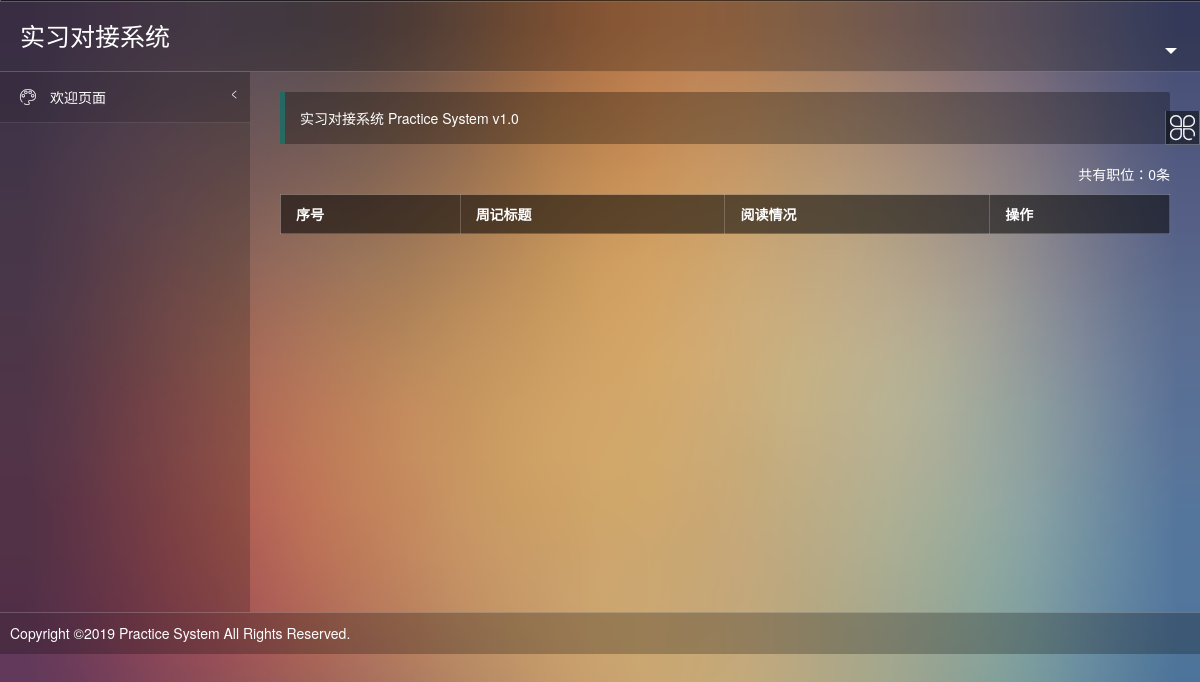
The app's page /practice/student/reporthistory/ (signed in), older data.
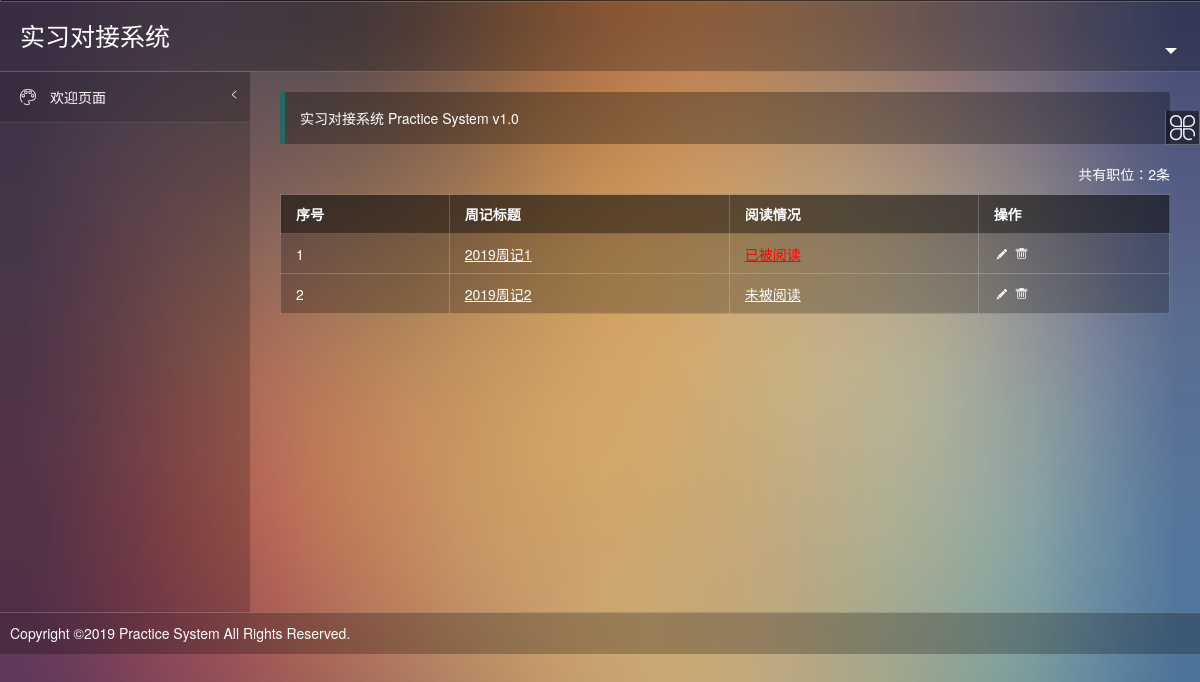
The same page, newer data.
### practice/models.py (models this page shows, shortened)
class WeekRecord(models.Model):
    weekRecord_id = models.IntegerField(primary_key=True)
    stu_id = models.ForeignKey(Student,  db_column='stu_id', on_delete=models.CASCADE)
    recordTitle = models.CharField(max_length=256)
    recordContent = models.CharField(max_length=4096)
    readed = models.BooleanField(default=False)

### practice/student/views.py (the view)
# urls.py: path('reporthistory/', views.reporthistory, name='reporthistory'),  # 已写周记菜单
def reporthistory(request):
    session = request.session
    role_id = int(session['role_id'])
    stu_id = int(session['user_id'])
    context = {}
    context['menu'] = daoapp.getMenu(role_id=role_id)
    context['username'] = daoapp.getUsername(role_id, stu_id)
    context['role_name'] = 'student'
    student = Student.objects.get(stu_id=stu_id)
    weekRecords = WeekRecord.objects.filter(stu_id=student)
    context['weekRecords'] = weekRecords
    return render(request, 'practice/reportlist.html', context)

### practice/daoapp.py (called while the page is built)
def getMenu(role_id):
    role_id = int(role_id)
    datas = Menu.objects.filter(role_id = role_id)
    parentMenu = {}
    menu = {}
    for m in datas:
        if m.parent_id == 0:
            parentMenu[m.menu_id] = m.menu_name
            menu[m.menu_name] = {}
            menu[m.menu_name][m.menu_name] = m.url_name
    for m in datas:
        if m.parent_id != 0:
            pmenuname = parentMenu[m.parent_id]
            if pmenuname in menu[pmenuname].keys():
                del menu[pmenuname][pmenuname]
            menu[pmenuname][m.menu_name] = m.url_name
    return menu

def getUsername(role_id, user_id):
    username = ''
    if not isinstance(role_id, int) or not isinstance(user_id, int):
        return None
    if role_id == 2:    #如果是老师
        username = Teacher.objects.get(tea_id=user_id).tea_name
    elif role_id == 3:  #如果是企业
        username = Enterprise.objects.get(ent_id=user_id).ent_name
    elif role_id == 4:  #如果是学生
        username = Student.objects.get(stu_id=user_id).stu_name
    return username

### practice/templates/practice/reportlist.html (shortened to what this page needs)
{% extends 'practice/template.html' %}
{% block frame %}
<span class="x-right" style="line-height:40px">共有职位：{{ weekRecords|length }}条</span>
<table class="layui-table">
    <thead>
    <tr>
        <th>
            序号
        </th>
        <th>
            周记标题
        </th>
        {% if role_name == 'student' %}
        <th>
            阅读情况
        </th>
        {% endif %}
        <th>
            操作
        </th>
    </tr>
    </thead>
    <tbody>
    {% for weekRecord in weekRecords %}
    <tr>
        <td>
            {{ forloop.counter }}
        </td>
        <td>
            <u style="cursor:pointer" onclick="member_show('{{ weekRecord.recordTitle }}','/practice/{{ role_name }}/showreport/{{ weekRecord.weekRecord_id }}/','800','500')">
                {{ weekRecord.recordTitle }}
            </u>
        </td>
        {% if role_name == 'student' %}
            {% if weekRecord.readed %}
            <td>
                <u style="color:red">已被阅读</u>
            </td>
            {% else %}
            <td>
                <u>未被阅读</u>
            </td>
            {% endif %}
        {% endif %}
        <td class="td-manage">
            {% if role_name == 'teacher' %}
            {% if readed %}
            <u style="color:red">已阅读</u>
            {% else %}
            <a title="标记阅读" href="/practice/{{ role_name }}/doread/{{ weekRecord.weekRecord_id }}/"
               class="ml-5" style="text-decoration:none">
                <u>标记阅读</u>
            </a>
            {% endif %}
            {% else %}
            <a title="编辑" href="/practice/{{ role_name }}/editreport/{{ weekRecord.weekRecord_id }}/"
               class="ml-5" style="text-decoration:none">
                <i class="layui-icon">&#xe642;</i>
            </a>
            <a title="删除" href="javascript:;" onclick="member_del(this, {{ weekRecord.weekRecord_id }})"
               style="text-decoration:none">
                <i class="layui-icon">&#xe640;</i>
            </a>
            {% endif %}
        </td>
    </tr>
    {% endfor %}
    </tbody>
</table>
{% endblock %}

Row changes from the older to the newer data that the page shows:
added WeekRecord: recordTitle "2019周记1", readed "已被阅读"
added WeekRecord: recordTitle "2019周记2", readed "未被阅读"
Text that changed along with them:
{{ weekRecords|length }}: "0" → "2"
